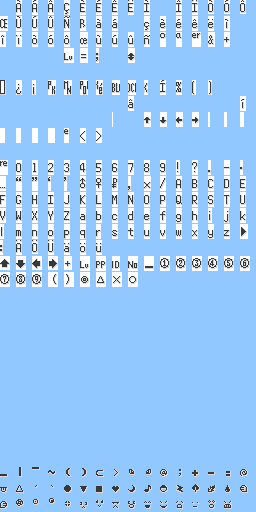
#> input picture tools/font-gen/default_template.png, 256 x 512 px
$ python font-gen.py
#> lines starting #> are read from the running program, lines starting #| are printed output that depends on the picture
from PIL import Image, ImageDraw, ImageFont

# Config (same as before)
FONT_PATH = "font.ttf"
IMAGE_WIDTH, IMAGE_HEIGHT = 256, 512
TILE_SIZE = 16
RENDER_HEIGHT = 15  # Glyph height used in mask
TILES_PER_ROW = 16
START_Y = 160
# Updated colors to match the indexed PNG palette
TRANSPARENT_COLOR = (144, 200, 255)  # For reference if needed
TEXT_COLOR = (56, 56, 56)             # Black text
SHADOW_COLOR = (216, 216, 216)        # Light gray shadow
BG_COLOR = (255, 255, 255)            # White background box
SHADOW_OFFSET = (1, 1)
VERTICAL_SHIFT = -2
FONT_SIZE = 14

CHAR_ORDER = [
    "ʳ", "0", "1", "2", "3", "4", "5", "6", "7", "8", "9", "!", "?", ".", "-", "•",
    "…", "“", "”", "‘", "’", "♂", "♀", "$", ",", "×", "/", "A", "B", "C", "D", "E", "F",
    "G", "H", "I", "J", "K", "L", "M", "N", "O", "P", "Q", "R", "S", "T", "U", "V", "W",
    "X", "Y", "Z", "a", "b", "c", "d", "e", "f", "g", "h", "i", "j", "k", "l", "m", "n",
    "o", "p", "q", "r", "s", "t", "u", "v", "w", "x", "y", "z", "▲", ":", "Ä", "Ö", "Ü",
    "ä", "ö", "ü"
]

CHAR_WIDTHS = [
    3,  6,  6,  6,  6,  6,  6,  6,  6,  6,  3,  6,  6,  6,  6,  6,
    8,  6,  6,  6,  6,  6,  6,  6,  3,  6,  6,  6,  6,  6,  6,  3,
    6,  6,  6,  6,  6,  8,  6,  6,  6,  6,  6,  6,  9,  7,  6,  3,
    3,  3,  3,  3, 10,  8,  3,  3,  7,  3,  3,  3,  3,  3,  3,  3,
    3,  3,  3,  3,  3,  3,  3,  3,  3,  3,  3,  3,  3,  3,  3,  3,
    6,  6,  4,  8,  8,  8,  7,  8,  8,  4,  6,  6,  4,  4,  3,  3,
    3,  3,  3,  3,  3,  3,  3,  3,  6,  3,  3,  3,  3,  3,  3,  6,
    3,  3,  3,  3,  3,  3,  3,  6,  3,  7,  7,  7,  7,  1,  2,  3,
    4,  5,  6,  7,  6,  6,  6,  3,  3,  3,  3,  3,  3,  3,  3,  3,
    3,  3,  3,  3,  3,  3,  3,  3,  3,  3,  3,  3,  3,  3,  3,  3,
    8,  6,  6,  6,  6,  6,  6,  6,  6,  6,  6,  4,  6,  3,  6,  3,
    6,  6,  6,  3,  3,  6,  6,  6,  3,  7,  6,  6,  6,  6,  6,  6,
    6,  6,  6,  6,  6,  6,  6,  6,  6,  6,  6,  6,  6,  6,  6,  6,
    6,  6,  6,  6,  6,  6,  6,  6,  6,  6,  6,  6,  6,  4,  5,  6,
    4,  6,  6,  6,  6,  6,  5,  6,  6,  6,  6,  6,  6,  6,  6,  8,
    3,  6,  6,  6,  6,  6,  6,  3,  3,  3,  3,  8,  3,  3,  3,  3,
    10, 10, 10, 10,  8, 10, 10,  8, 10, 10, 10, 10, 10, 10, 10, 10,
    10, 10, 10, 10, 10, 10, 10, 10, 10,  3,  3,  3,  3,  3,  3,  3,
    3,  3,  3,  3,  3,  3,  3,  3,  3,  3,  3,  3,  3,  3,  3,  3,
    3,  3,  3,  3,  3,  3,  3,  3,  3,  3,  3,  3,  3,  3,  3,  3,
    3,  3,  3,  3,  3,  3,  3,  3,  3,  3,  3,  3,  3,  3,  3,  3,
    3,  3,  3,  3,  3,  3,  3,  3,  3,  3,  3,  3,  3,  3,  3,  3,
    3,  3,  3,  3,  3,  3,  3,  3,  3,  3,  3,  3,  3,  3,  3,  3,
    3,  3,  3,  3,  3,  3,  3,  3,  3,  3,  3,  3,  3,  3,  3,  3,
    3,  3,  3,  3,  3,  3,  3,  3,  3,  3,  3,  3,  3,  3,  3,  3,
    3,  3,  3,  3,  3,  3,  3,  3,  3,  3,  3,  3,  3,  3,  3,  3,
    3,  3,  3,  3,  3,  3,  3,  3,  3,  3,  3,  3,  3,  3,  3,  3,
    3,  3,  3,  3,  3,  3,  3,  3,  3,  3,  3,  3,  3,  3,  3,  3,
    3,  3,  3,  3,  3,  3,  3,  3,  3,  3,  3,  3,  3,  3,  3,  3,
    8,  8,  8,  8,  8,  8,  8,  8,  8,  8,  8,  8,  8,  8,  8,  8,
    8,  8,  8,  8,  8,  8,  8,  8,  8,  8,  8,  8,  8,  8,  8,  8,
    8,  8,  8,  8,  8,  8,  8,  8,  8,  8,  8,  8,  8,  8,  8,  3,
]

font = ImageFont.truetype(FONT_PATH, FONT_SIZE)

# Prepare fallback glyph for missing char detection
missing_char = "\uFFFF"
fallback_img = Image.new("1", (TILE_SIZE * 2, RENDER_HEIGHT), 0)
fallback_draw = ImageDraw.Draw(fallback_img)
fallback_draw.text((0, VERTICAL_SHIFT), missing_char, font=font, fill=1)
fallback_bbox = fallback_img.getbbox()
fallback_data = None
if fallback_bbox:
    fallback_cropped = fallback_img.crop((fallback_bbox[0], 0, fallback_bbox[2], RENDER_HEIGHT))
    fallback_data = list(fallback_cropped.getdata())

# Step 1: Create image with *only* valid glyphs rendered
new_glyphs_img = Image.new("RGBA", (IMAGE_WIDTH, IMAGE_HEIGHT), TRANSPARENT_COLOR)
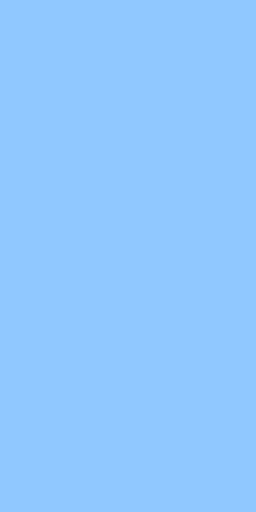
#> new_glyphs_img: PIL image 256x512 RGBA; mean R, G, B, A 144, 200, 255, 255

valid_glyph_positions = []  # Will hold (tile_x, tile_y, width, mask) for each valid glyph

for glyph_count, char in enumerate(CHAR_ORDER):
    temp_img = Image.new("1", (TILE_SIZE * 2, RENDER_HEIGHT), 0)
    temp_draw = ImageDraw.Draw(temp_img)
    temp_draw.text((0, VERTICAL_SHIFT), char, font=font, fill=1)

    bbox = temp_img.getbbox()
    if not bbox:
        continue

    left, _, right, _ = bbox
    width = right - left
    cropped = temp_img.crop((left, 0, right, RENDER_HEIGHT))
    glyph_data = list(cropped.getdata())
    if fallback_data and glyph_data == fallback_data:
        # Skip fallback glyph
        continue

    mask = cropped.convert("L").point(lambda p: 255 if p > 0 else 0)

    # Shadow and text layers
    shadow_layer = Image.new("RGBA", (width, RENDER_HEIGHT), SHADOW_COLOR + (255,))
    text_layer = Image.new("RGBA", (width, RENDER_HEIGHT), TEXT_COLOR + (255,))

    col = glyph_count % TILES_PER_ROW
    row = glyph_count // TILES_PER_ROW
    tile_x = col * TILE_SIZE
    tile_y = START_Y + row * TILE_SIZE

    # Background box
    bg_width = width + SHADOW_OFFSET[0]
    bg_box = Image.new("RGBA", (bg_width, RENDER_HEIGHT), BG_COLOR + (255,))
    new_glyphs_img.paste(bg_box, (tile_x, tile_y))

    CHAR_WIDTHS[glyph_count + (10 * 16)] = bg_width

    new_glyphs_img.paste(shadow_layer, (tile_x + SHADOW_OFFSET[0], tile_y + SHADOW_OFFSET[1]), mask)
    new_glyphs_img.paste(text_layer, (tile_x, tile_y), mask)

    # Store valid glyph info for replacement step
    valid_glyph_positions.append((tile_x, tile_y, bg_width, RENDER_HEIGHT))
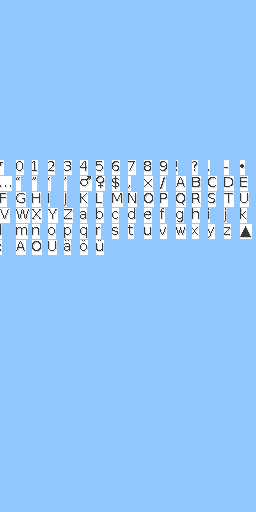
#> new_glyphs_img: PIL image 256x512 RGBA; mean R, G, B, A 149.1, 200.9, 251.8, 255
#> after the loop, CHAR_WIDTHS = 512 values, max 14 at index 209, min 1 at index 125, mean 5.03; valid_glyph_positions = 87 items, first 6: (0, 160, 4, 15), (16, 160, 8, 15), (32, 160, 6, 15), (48, 160, 7, 15), (64, 160, 8, 15), (80, 160, 8, 15)

# Save the new glyph image (optional)
new_glyphs_img.save("new_glyphs_only.png")

# Step 2: Load existing template and replace glyph tiles with new ones
template_img = Image.open("default_template.png").convert("RGBA")
#> template_img is the input picture: PIL image 256x512 RGBA; mean R, G, B, A 152.9, 200.4, 247.1, 255

for tile_x, tile_y, width, height in valid_glyph_positions:
    # Clear original glyph area: fill with transparent or white
    clear_box = Image.new("RGBA", (TILE_SIZE, TILE_SIZE), TRANSPARENT_COLOR)
    template_img.paste(clear_box, (tile_x, tile_y))

    # Paste the new glyph area from new_glyphs_img (crop width × height)
    glyph_area = new_glyphs_img.crop((tile_x, tile_y, tile_x + width, tile_y + height))
    template_img.paste(glyph_area, (tile_x, tile_y), glyph_area)
#> this loop made 87 passes
#> (tile_x, tile_y, width) on passes 1 to 12: (0, 160, 4), (16, 160, 8), (32, 160, 6), (48, 160, 7), (64, 160, 8), (80, 160, 8), (96, 160, 8), (112, 160, 8), (128, 160, 8), (144, 160, 8), (160, 160, 8), (176, 160, 2)
#> pass 1, `clear_box = Image.new("RGBA", (TILE_SIZE, TILE_SIZE), TRANSPARENT_COLOR)`:
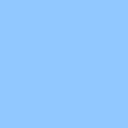
#> clear_box: PIL image 16x16 RGBA (shown 8 times larger); mean R, G, B, A 144, 200, 255, 255
#> after the loop:
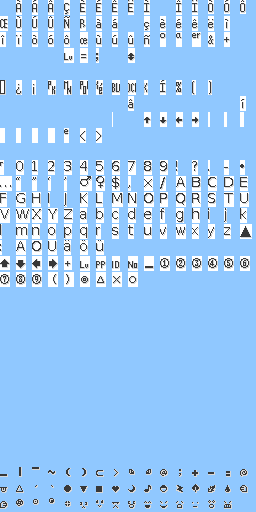
#> template_img: PIL image 256x512 RGBA; mean R, G, B, A 154.3, 200.8, 246.5, 255

# Step 3: Save combined new font image
template_img.save("new_font.png")
print("Combined new font image saved as new_font.png")

output_code_file = "glyph_widths.c"
with open(output_code_file, "w") as f:
    f.write("ALIGNED(4) const u8 gFontNormalLatinGlyphWidths[] = {\n")

    for i in range(0, len(CHAR_WIDTHS), 16):
        row = CHAR_WIDTHS[i:i+16]
        row_str = ", ".join(f"{num:2}" for num in row)
        f.write(f"    {row_str},\n")
#> this loop made 32 passes
#> (i, row) on passes 2 to 12: (16, [8, 6, 6, 6, 6, 6, 6, 6, 3, 6, 6, 6, 6, 6, 6, 3]), (32, [6, 6, 6, 6, 6, 8, 6, 6, 6, 6, 6, 6, 9, 7, 6, 3]), (48, [3, 3, 3, 3, 10, 8, 3, 3, 7, 3, 3, 3, 3, 3, 3, 3]), (64, [3, 3, 3, 3, 3, 3, 3, 3, 3, 3, 3, 3, 3, 3, 3, 3]), (80, [6, 6, 4, 8, 8, 8, 7, 8, 8, 4, 6, 6, 4, 4, 3, 3]), (96, [3, 3, 3, 3, 3, 3, 3, 3, 6, 3, 3, 3, 3, 3, 3, 6]), (112, [3, 3, 3, 3, 3, 3, 3, 6, 3, 7, 7, 7, 7, 1, 2, 3]), (128, [4, 5, 6, 7, 6, 6, 6, 3, 3, 3, 3, 3, 3, 3, 3, 3]), (144, [3, 3, 3, 3, 3, 3, 3, 3, 3, 3, 3, 3, 3, 3, 3, 3]), (160, [4, 8, 6, 7, 8, 8, 8, 8, 8, 8, 8, 2, 6, 2, 5, 5]), (176, [12, 5, 5, 3, 3, 12, 9, 8, 3, 9, 6, 10, 9, 9, 10, 8])
#> row on pass 1: [3, 6, 6, 6, 6, 6, 6, 6, 6, 6, 3, 6, 6, 6, 6, 6]

    f.write("};\n")
